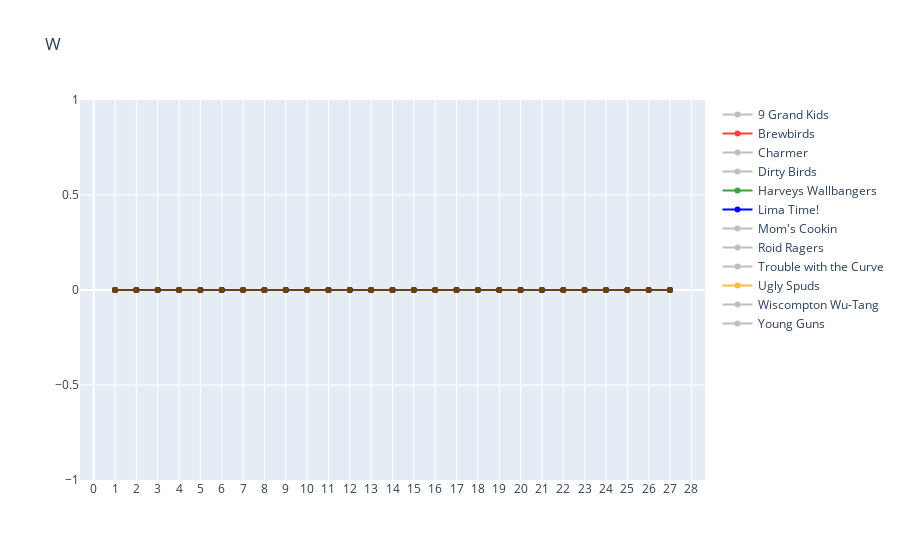

Write notebook code for a chart like this one.
### Code cell
chosen_stat = 'W'

fig = go.Figure()

for i, row in pd.pivot_table(st[(~st['pos'].isin(['P', 'SP', 'RP']))], index='owner', columns='week', values=chosen_stat, aggfunc='sum').iterrows():
    fig.add_trace(
        go.Scatter(
            name=i,
            x=list(range(1,29)),
            y=row.cumsum(),
            mode = 'markers+lines',
            opacity=.25,
            marker=dict(color='black'),
        )
)
fig.update_layout(
    title=chosen_stat,
    xaxis_dtick=1
)
fig.update_traces(opacity=1, marker=dict(color='blue', line=dict(color='blue')), selector=({'name':'Lima Time!'}))
fig.update_traces(opacity=.75, marker=dict(color='green', line=dict(color='green')), selector=({'name':'Harveys Wallbangers'}))
fig.update_traces(opacity=.75, marker=dict(color='red', line=dict(color='red')), selector=({'name':'Brewbirds'}))
fig.update_traces(opacity=.75, marker=dict(color='orange', line=dict(color='orange')), selector=({'name':'Ugly Spuds'}))
fig.show()

### Figure 1 — Plotly figure (JSON) as saved in the notebook; plotly's stock layout.template omitted (floating-point values rounded to 4 significant figures)
{"data": [{"marker": {"color": "black"}, "mode": "markers+lines", "name": "9 Grand Kids", "opacity": 0.25, "type": "scatter", "x": [1, 2, 3, 4, 5, 6, 7, 8, 9, 10, 11, 12, 13, 14, 15, 16, 17, 18, 19, 20, 21, 22, 23, 24, 25, 26, 27, 28], "y": [0, 0, 0, 0, 0, 0, 0, 0, 0, 0, 0, 0, 0, 0, 0, 0, 0, 0, 0, 0, 0, 0, 0, 0, 0, 0, 0]}, {"marker": {"color": "red", "line": {"color": "red"}}, "mode": "markers+lines", "name": "Brewbirds", "opacity": 0.75, "type": "scatter", "x": [1, 2, 3, 4, 5, 6, 7, 8, 9, 10, 11, 12, 13, 14, 15, 16, 17, 18, 19, 20, 21, 22, 23, 24, 25, 26, 27, 28], "y": [0, 0, 0, 0, 0, 0, 0, 0, 0, 0, 0, 0, 0, 0, 0, 0, 0, 0, 0, 0, 0, 0, 0, 0, 0, 0, 0]}, {"marker": {"color": "black"}, "mode": "markers+lines", "name": "Charmer", "opacity": 0.25, "type": "scatter", "x": [1, 2, 3, 4, 5, 6, 7, 8, 9, 10, 11, 12, 13, 14, 15, 16, 17, 18, 19, 20, 21, 22, 23, 24, 25, 26, 27, 28], "y": [0, 0, 0, 0, 0, 0, 0, 0, 0, 0, 0, 0, 0, 0, 0, 0, 0, 0, 0, 0, 0, 0, 0, 0, 0, 0, 0]}, {"marker": {"color": "black"}, "mode": "markers+lines", "name": "Dirty Birds", "opacity": 0.25, "type": "scatter", "x": [1, 2, 3, 4, 5, 6, 7, 8, 9, 10, 11, 12, 13, 14, 15, 16, 17, 18, 19, 20, 21, 22, 23, 24, 25, 26, 27, 28], "y": [0, 0, 0, 0, 0, 0, 0, 0, 0, 0, 0, 0, 0, 0, 0, 0, 0, 0, 0, 0, 0, 0, 0, 0, 0, null, 0]}, {"marker": {"color": "green", "line": {"color": "green"}}, "mode": "markers+lines", "name": "Harveys Wallbangers", "opacity": 0.75, "type": "scatter", "x": [1, 2, 3, 4, 5, 6, 7, 8, 9, 10, 11, 12, 13, 14, 15, 16, 17, 18, 19, 20, 21, 22, 23, 24, 25, 26, 27, 28], "y": [0, 0, 0, 0, 0, 0, 0, 0, 0, 0, 0, 0, 0, 0, 0, 0, 0, 0, 0, 0, 0, 0, 0, 0, 0, null, 0]}, {"marker": {"color": "blue", "line": {"color": "blue"}}, "mode": "markers+lines", "name": "Lima Time!", "opacity": 1, "type": "scatter", "x": [1, 2, 3, 4, 5, 6, 7, 8, 9, 10, 11, 12, 13, 14, 15, 16, 17, 18, 19, 20, 21, 22, 23, 24, 25, 26, 27, 28], "y": [0, 0, 0, 0, 0, 0, 0, 0, 0, 0, 0, 0, 0, 0, 0, 0, 0, 0, 0, 0, 0, 0, 0, 0, 0, 0, 0]}, {"marker": {"color": "black"}, "mode": "markers+lines", "name": "Mom's Cookin", "opacity": 0.25, "type": "scatter", "x": [1, 2, 3, 4, 5, 6, 7, 8, 9, 10, 11, 12, 13, 14, 15, 16, 17, 18, 19, 20, 21, 22, 23, 24, 25, 26, 27, 28], "y": [0, 0, 0, 0, 0, 0, 0, 0, 0, 0, 0, 0, 0, 0, 0, 0, 0, 0, 0, 0, 0, 0, 0, 0, 0, 0, 0]}, {"marker": {"color": "black"}, "mode": "markers+lines", "name": "Roid Ragers", "opacity": 0.25, "type": "scatter", "x": [1, 2, 3, 4, 5, 6, 7, 8, 9, 10, 11, 12, 13, 14, 15, 16, 17, 18, 19, 20, 21, 22, 23, 24, 25, 26, 27, 28], "y": [0, 0, 0, 0, 0, 0, 0, 0, 0, 0, 0, 0, 0, 0, 0, 0, 0, 0, 0, 0, 0, 0, 0, 0, 0, 0, 0]}, {"marker": {"color": "black"}, "mode": "markers+lines", "name": "Trouble with the Curve", "opacity": 0.25, "type": "scatter", "x": [1, 2, 3, 4, 5, 6, 7, 8, 9, 10, 11, 12, 13, 14, 15, 16, 17, 18, 19, 20, 21, 22, 23, 24, 25, 26, 27, 28], "y": [0, 0, 0, 0, 0, 0, 0, 0, 0, 0, 0, 0, 0, 0, 0, 0, 0, 0, 0, 0, 0, 0, 0, 0, 0, 0, 0]}, {"marker": {"color": "orange", "line": {"color": "orange"}}, "mode": "markers+lines", "name": "Ugly Spuds", "opacity": 0.75, "type": "scatter", "x": [1, 2, 3, 4, 5, 6, 7, 8, 9, 10, 11, 12, 13, 14, 15, 16, 17, 18, 19, 20, 21, 22, 23, 24, 25, 26, 27, 28], "y": [0, 0, 0, 0, 0, 0, 0, 0, 0, 0, 0, 0, 0, 0, 0, 0, 0, 0, 0, 0, 0, 0, 0, 0, 0, 0, 0]}, {"marker": {"color": "black"}, "mode": "markers+lines", "name": "Wiscompton Wu-Tang", "opacity": 0.25, "type": "scatter", "x": [1, 2, 3, 4, 5, 6, 7, 8, 9, 10, 11, 12, 13, 14, 15, 16, 17, 18, 19, 20, 21, 22, 23, 24, 25, 26, 27, 28], "y": [0, 0, 0, 0, 0, 0, 0, 0, 0, 0, 0, 0, 0, 0, 0, 0, 0, 0, 0, 0, 0, 0, 0, 0, 0, 0, 0]}, {"marker": {"color": "black"}, "mode": "markers+lines", "name": "Young Guns", "opacity": 0.25, "type": "scatter", "x": [1, 2, 3, 4, 5, 6, 7, 8, 9, 10, 11, 12, 13, 14, 15, 16, 17, 18, 19, 20, 21, 22, 23, 24, 25, 26, 27, 28], "y": [0, 0, 0, 0, 0, 0, 0, 0, 0, 0, 0, 0, 0, 0, 0, 0, 0, 0, 0, 0, 0, 0, 0, 0, 0, 0, 0]}], "layout": {"title": {"text": "W"}, "xaxis": {"dtick": 1}}}
